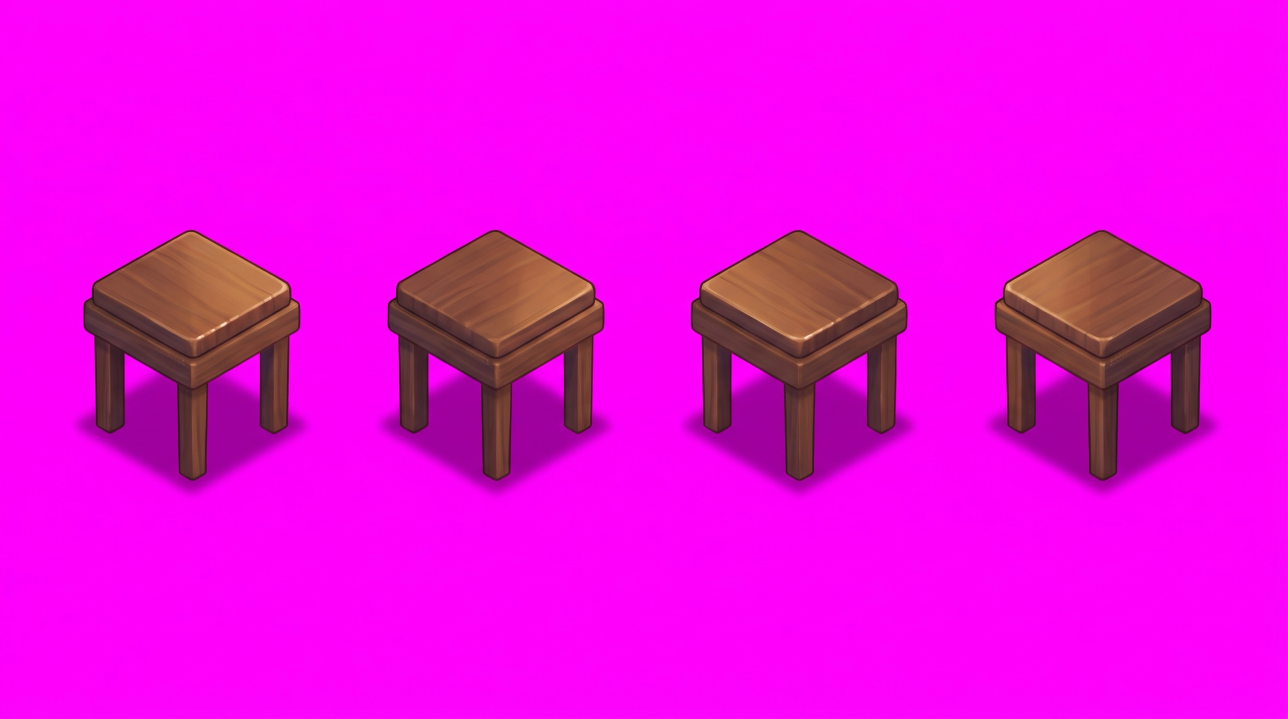
#> input picture ferramentas/arte-original/banco.jpg, 2576 x 1438 px (shown at 1/2 size)
$ python recorte.py arte-original/banco.jpg arte-original/estante.jpg
#> lines starting #> are read from the running program, lines starting #| are printed output that depends on the picture; after the words box and inside, x2 and y2 are one past the last pixel; in counts of white or black regions, pixels touching at a corner belong together
# Remove o fundo magenta (mantendo a sombra como preto translúcido) e separa os objetos.
import sys, numpy as np, cv2
from PIL import Image

def remover_magenta(path):
#> called with path = 'arte-original/banco.jpg'
    rgb = np.asarray(Image.open(path).convert('RGB')).astype(np.float32)
    r, g, b = rgb[..., 0], rgb[..., 1], rgb[..., 2]
    # "Magentice": quanto R e B superam G de forma parecida.
    m = np.minimum(r, b) - g
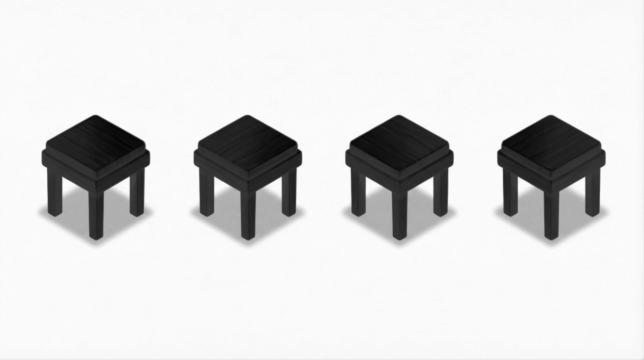
#> m: shape (1438, 2576) float32 (shown at 1/4 size); min -59, max 255, mean 211.1; drawn with min black and max white
    eq = np.abs(r - b)
    fundo = (m > 150) & (eq < 60)
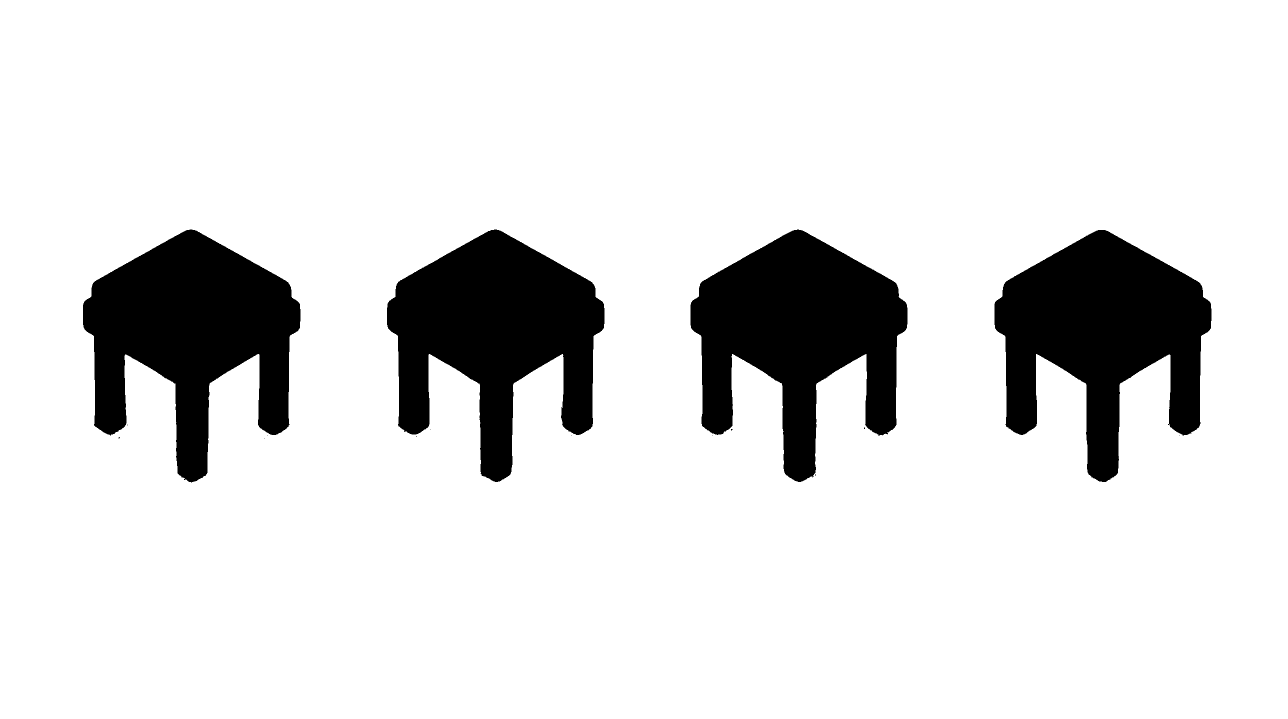
#> fundo: shape (1438, 2576) bool (shown at 1/2 size); 86.9% white; 16 black regions (12 under 20 px), largest, box (x1, y1, x2, y2) and area: (1381, 459, 1815, 964) 121292, (166, 459, 601, 965) 121216, (1989, 460, 2423, 964) 121178, (774, 459, 1209, 964) 121149
    sombra = (m > 40) & (eq < 70) & ~fundo & (g < 90)
#> sombra: shape (1438, 2576) bool; 0.66% white; 16 white regions (12 under 20 px), largest, box (x1, y1, x2, y2) and area: (774, 459, 1209, 964) 6177, (1381, 459, 1815, 964) 6127, (1989, 460, 2423, 964) 6077, (166, 459, 601, 965) 6022
    alpha = np.ones(r.shape, np.float32)
    alpha[fundo] = 0
    # Sombra sobre magenta: magenta escurecido vira preto translúcido.
    brilho = np.maximum(r, b) / 255.0
    alpha[sombra] = np.clip(1 - brilho[sombra], 0, 0.6)
    out = rgb.copy()
    out[sombra] = 0
    # Borda: tira o "vazamento" de magenta nos pixels de contorno.
    obj = (~fundo & ~sombra).astype(np.uint8)
#> obj: shape (1438, 2576); values 0 (black) and 1 (white), 12.4% white; 4 white regions, box (x1, y1, x2, y2) and area: (168, 461, 599, 960) 115194, (1383, 461, 1813, 960) 115165, (1991, 461, 2421, 960) 115101, (776, 461, 1207, 960) 114972
    borda = obj - cv2.erode(obj, np.ones((5, 5), np.uint8))
#> borda: shape (1438, 2576); values 0 (black) and 1 (white), 0.54% white in thin lines or dots, all inside (x1, y1, x2, y2) = (168, 461, 2421, 960)
    bb = borda.astype(bool)
    lim = np.minimum(out[..., 0], out[..., 2])
    excesso = np.clip(lim - out[..., 1] - 30, 0, None)
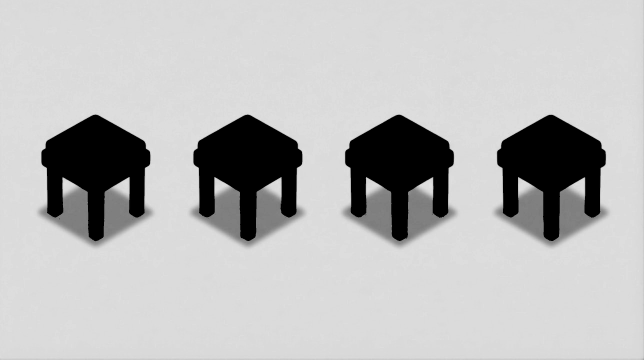
#> excesso: shape (1438, 2576) float32 (shown at 1/4 size); min 0, max 225, mean 185.8
    for c in (0, 2):
        out[..., c][bb] -= excesso[bb] * 0.8
    alpha[bb] *= 0.92
    return np.dstack([np.clip(out, 0, 255), alpha * 255]).astype(np.uint8)

def componentes(rgba, min_area=4000):
    a = (rgba[..., 3] > 200).astype(np.uint8)
    a = cv2.morphologyEx(a, cv2.MORPH_CLOSE, np.ones((15, 15), np.uint8))
#> a: shape (1438, 2576); values 0 (black) and 1 (white), 12.4% white; 4 white regions, box (x1, y1, x2, y2) and area: (168, 461, 599, 960) 115307, (1383, 461, 1813, 960) 115282, (1991, 461, 2421, 960) 115196, (776, 461, 1207, 960) 115119
    n, lab, stats, _ = cv2.connectedComponentsWithStats(a)
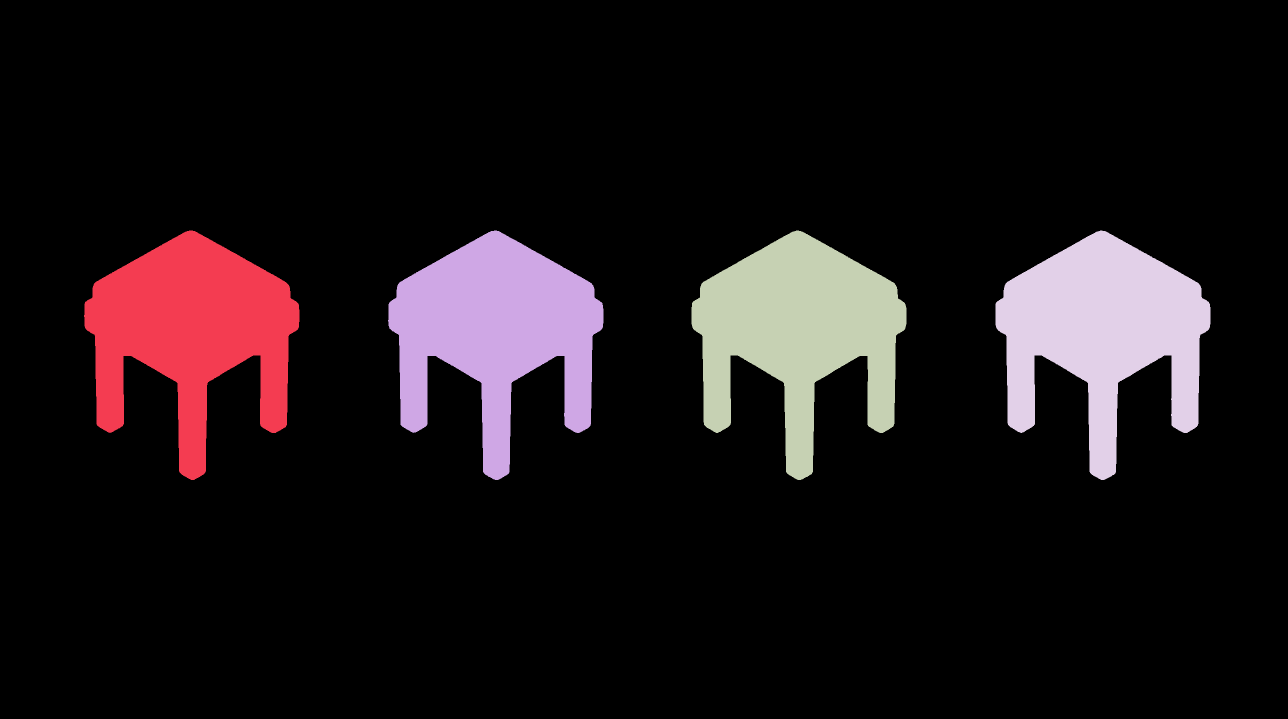
#> lab: shape (1438, 2576) int32 (shown at 1/2 size); 5 distinct labels, from 0 to 4; one colour per label, 0 black
#> n = 5
    caixas = [tuple(stats[i][:4]) for i in range(1, n) if stats[i][4] >= min_area]
#> caixas = [(168, 461, 431, 499), (776, 461, 431, 499), (1383, 461, 430, 499), (1991, 461, 430, 499)]
    return sorted(caixas, key=lambda c: (round(c[1] / 300), c[0]))

if __name__ == '__main__':
    src, dst = sys.argv[1], sys.argv[2]
    rgba = remover_magenta(src)
    Image.fromarray(rgba).save(dst)
    for c in componentes(rgba):
        print(c)
#> this loop made 4 passes
#> (printed output is left out)

$ run again, on ferramentas/arte-original/luminaria.jpg
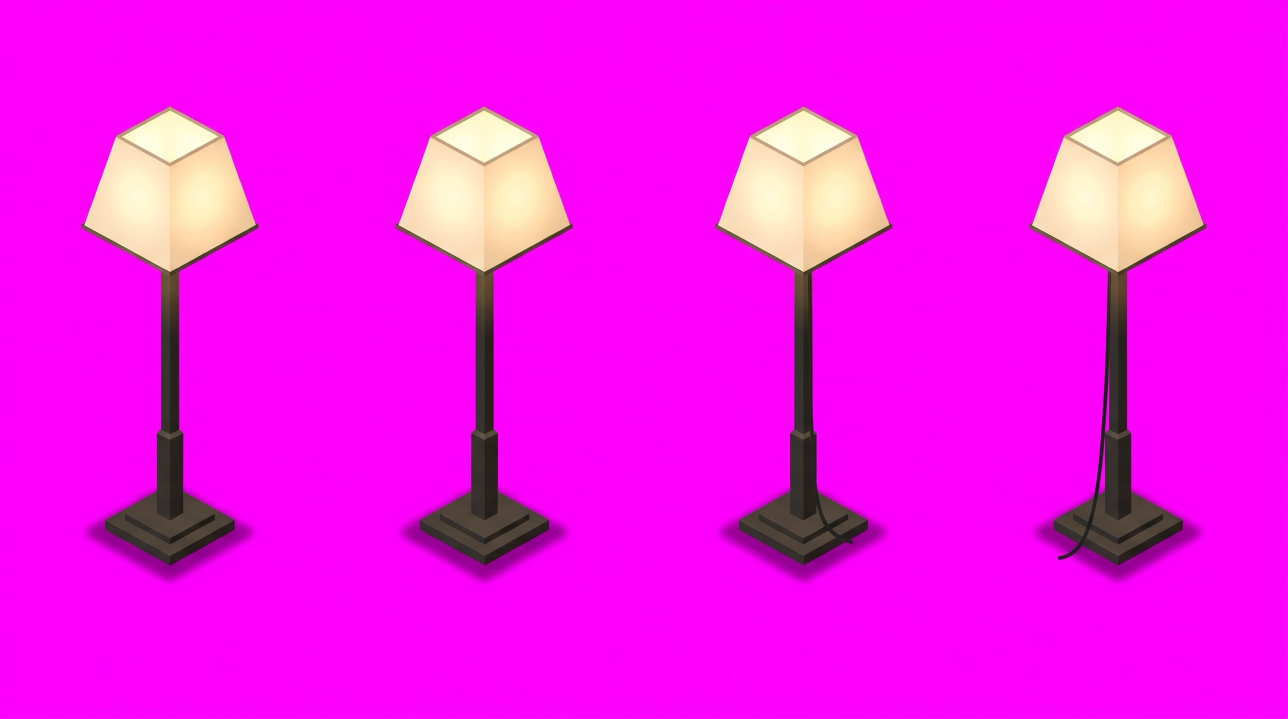
#> input picture ferramentas/arte-original/luminaria.jpg, 2576 x 1438 px (shown at 1/2 size)
#> in remover_magenta, `fundo = (m > 150) & (eq < 60)`:
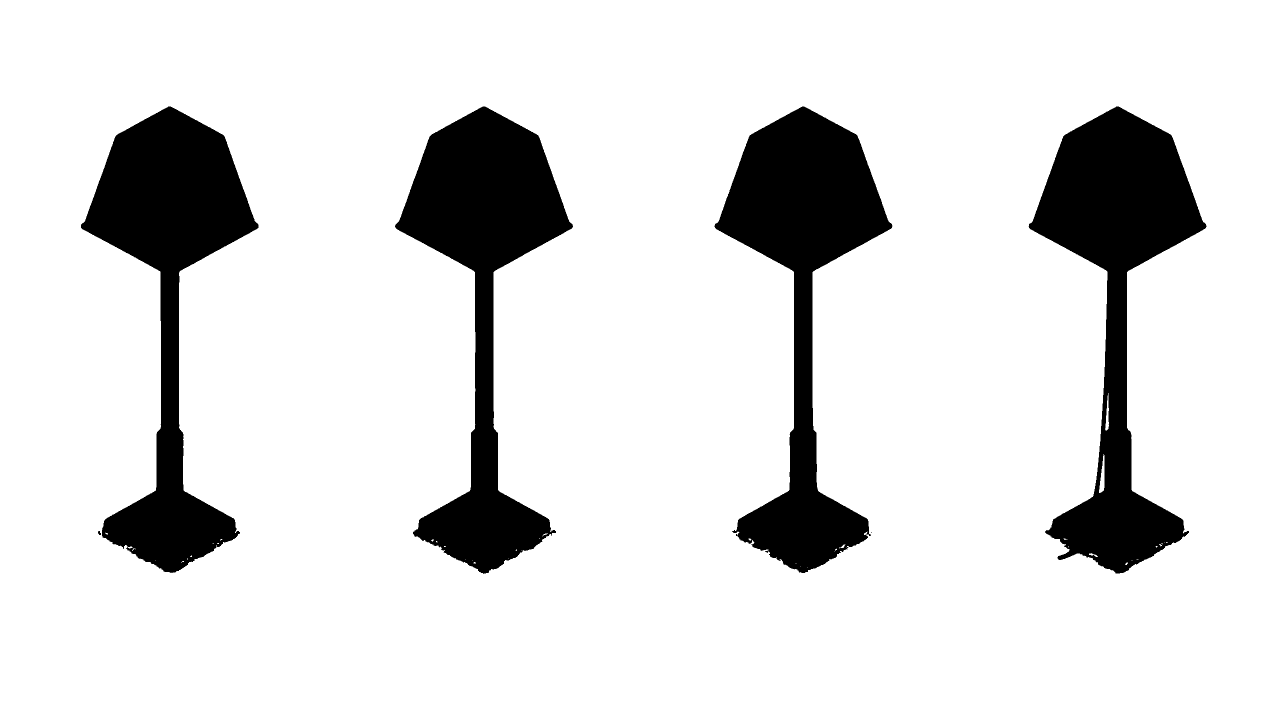
#> fundo: shape (1438, 2576) bool (shown at 1/2 size); 86.7% white; 7 black regions (2 under 20 px), largest, box (x1, y1, x2, y2) and area: (2057, 213, 2413, 1147) 126322, (790, 213, 1146, 1148) 122468, (162, 213, 517, 1146) 122353, (1429, 213, 1785, 1146) 122285, (196, 1062, 202, 1070) 34
#> sombra: shape (1438, 2576) bool; 1% white; 249 white regions (237 under 20 px), largest, box (x1, y1, x2, y2) and area: (2057, 213, 2413, 1147) 9261, (790, 213, 1146, 1148) 8939, (162, 213, 517, 1146) 8744
#> obj: shape (1438, 2576); values 0 (black) and 1 (white), 12.3% white; 4 white regions, box (x1, y1, x2, y2) and area: (2060, 214, 2411, 1129) 115641, (1432, 214, 1783, 1128) 113561, (164, 214, 515, 1129) 113444, (792, 214, 1144, 1128) 113423
#> borda: shape (1438, 2576); values 0 (black) and 1 (white), 0.68% white in thin lines or dots, all inside (x1, y1, x2, y2) = (164, 214, 2411, 1129)
#> a: shape (1438, 2576); values 0 (black) and 1 (white), 12.4% white; 4 white regions, box (x1, y1, x2, y2) and area: (2060, 214, 2411, 1129) 117766, (1432, 214, 1783, 1128) 113584, (164, 214, 515, 1129) 113464, (792, 214, 1144, 1128) 113429
#> in componentes, `n, lab, stats, _ = cv2.connectedComponentsWithStats(a)`:
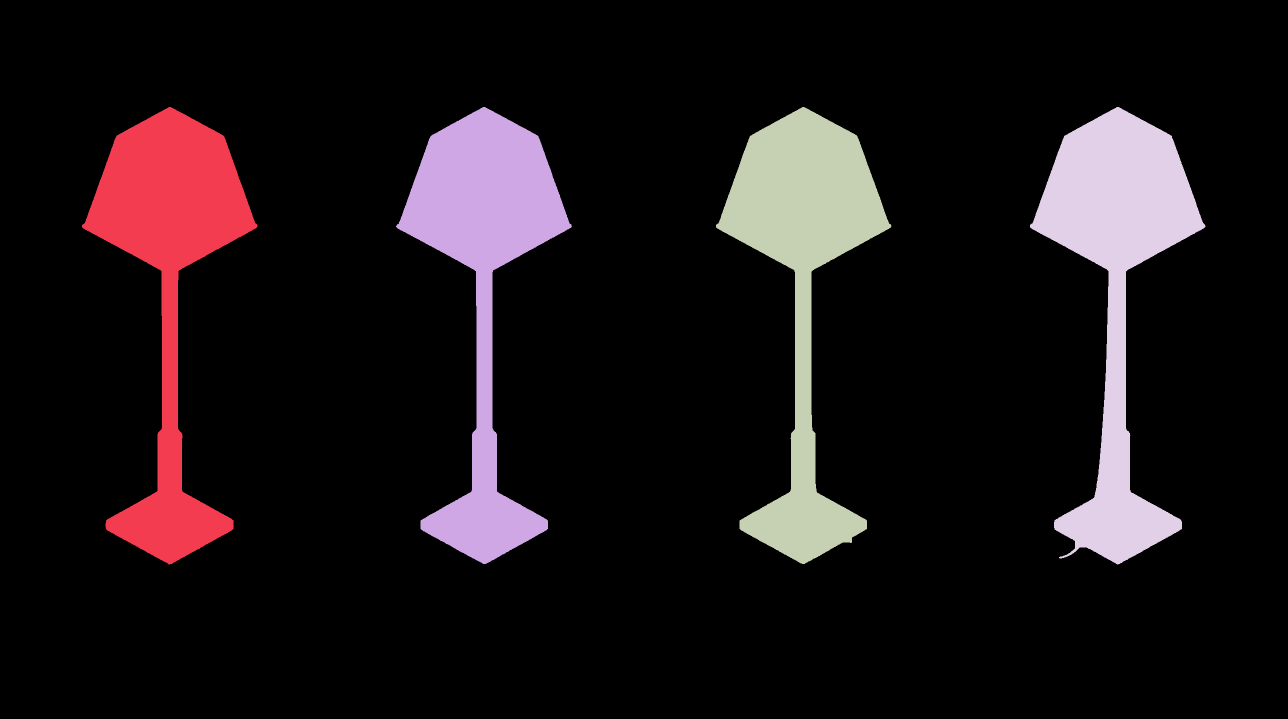
#> lab: shape (1438, 2576) int32 (shown at 1/2 size); 5 distinct labels, from 0 to 4; one colour per label, 0 black
#> n = 5
#> caixas = [(164, 214, 351, 915), (792, 214, 352, 914), (1432, 214, 351, 914), (2060, 214, 351, 915)]
#> the loop `for c in componentes(rgba):` made 4 passes
#> (printed output is left out)
